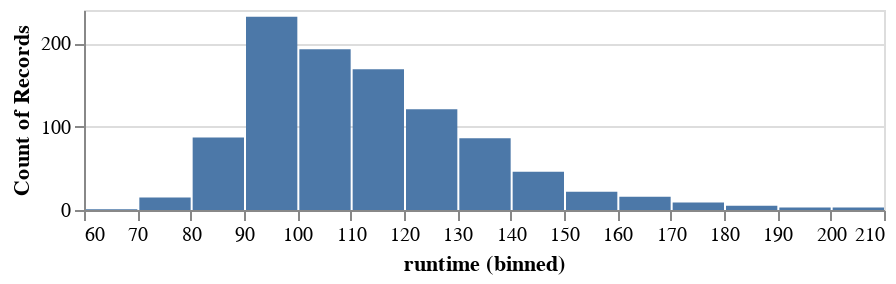

Source (notebook cell):
### Code cell
alt.data_transformers.disable_max_rows()

(alt.Chart(movies).mark_bar().encode(
alt.X('runtime', type='quantitative', bin =alt.Bin(maxbins=20)),
alt.Y('count()'))
.properties(height=100))

### Figure 1 — Vega-Lite specification as saved in the notebook (floating-point values rounded to 4 significant figures; data arrays with more than 128 entries replaced by an {"elided": "..."} marker saying what was removed)
{"config": {"view": {"continuousWidth": 400, "continuousHeight": 300}}, "data": {"name": "data-f7df15cbb7589172219c000e0418ebaa"}, "mark": "bar", "encoding": {"x": {"bin": {"maxbins": 20}, "field": "runtime", "type": "quantitative"}, "y": {"aggregate": "count", "type": "quantitative"}}, "height": 100, "$schema": "https://vega.github.io/schema/vega-lite/v4.17.0.json", "datasets": {"data-f7df15cbb7589172219c000e0418ebaa": {"elided": "1008 records"}}}
